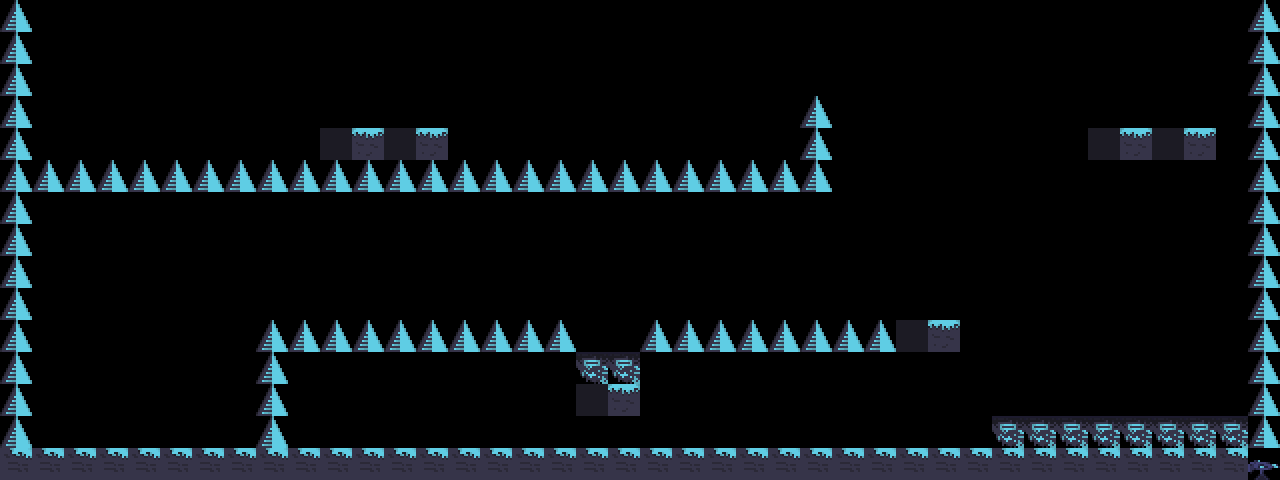

The image is a tile-based game level rendered from a .tmx file. Its description and complete source (layers, tilesets, objects, tile grids) follow:
An orthogonal 40x15 tile map with 32x32 px tiles, 2 tile layers (Platforms, DieBlocks) and 2 objects.

<map version="1.2" tiledversion="1.2.2" orientation="orthogonal" renderorder="left-up" width="40" height="15" tilewidth="32" tileheight="32" infinite="0" nextlayerid="7" nextobjectid="8">
 <tileset firstgid="1" name="tiles" tilewidth="32" tileheight="32" tilecount="12" columns="4">
  <image source="../images/tiles.png" width="128" height="96" />
 </tileset>
 <layer id="1" name="Platforms" width="40" height="15">
  <data encoding="csv">
7,0,0,0,0,0,0,0,0,0,0,0,0,0,0,0,0,0,0,0,0,0,0,0,0,0,0,0,0,0,0,0,0,0,0,0,0,0,0,7,
7,0,0,0,0,0,0,0,0,0,0,0,0,0,0,0,0,0,0,0,0,0,0,0,0,0,0,0,0,0,0,0,0,0,0,0,0,0,0,7,
7,0,0,0,0,0,0,0,0,0,0,0,0,0,0,0,0,0,0,0,0,0,0,0,0,0,0,0,0,0,0,0,0,0,0,0,0,0,0,7,
7,0,0,0,0,0,0,0,0,0,0,0,0,0,0,0,0,0,0,0,0,0,0,0,0,7,0,0,0,0,0,0,0,0,0,0,0,0,0,7,
7,0,0,0,0,0,0,0,0,0,3,4,3,4,0,0,0,0,0,0,0,0,0,0,0,7,0,0,0,0,0,0,0,0,3,4,3,4,0,7,
7,7,7,7,7,7,7,7,7,7,7,7,7,7,7,7,7,7,7,7,7,7,7,7,7,7,0,0,0,0,0,0,0,0,0,0,0,0,0,7,
7,0,0,0,0,0,0,0,0,0,0,0,0,0,0,0,0,0,0,0,0,0,0,0,0,0,0,0,0,0,0,0,0,0,0,0,0,0,0,7,
7,0,0,0,0,0,0,0,0,0,0,0,0,0,0,0,0,0,0,0,0,0,0,0,0,0,0,0,0,0,0,0,0,0,0,0,0,0,0,7,
7,0,0,0,0,0,0,0,0,0,0,0,0,0,0,0,0,0,0,0,0,0,0,0,0,0,0,0,0,0,0,0,0,0,0,0,0,0,0,7,
7,0,0,0,0,0,0,0,0,0,0,0,0,0,0,0,0,0,0,0,0,0,0,0,0,0,0,0,0,0,0,0,0,0,0,0,0,0,0,7,
7,0,0,0,0,0,0,0,7,7,7,7,7,7,7,7,7,7,0,0,7,7,7,7,7,7,7,7,3,4,0,0,0,0,0,0,0,0,0,7,
7,0,0,0,0,0,0,0,7,0,0,0,0,0,0,0,0,0,0,0,0,0,0,0,0,0,0,0,0,0,0,0,0,0,0,0,0,0,0,7,
7,0,0,0,0,0,0,0,7,0,0,0,0,0,0,0,0,0,3,4,0,0,0,0,0,0,0,0,0,0,0,0,0,0,0,0,0,0,0,7,
7,0,0,0,0,0,0,0,7,0,0,0,0,0,0,0,0,0,0,0,0,0,0,0,0,0,0,0,0,0,0,0,0,0,0,0,0,0,0,7,
6,6,6,6,6,6,6,6,6,6,6,6,6,6,6,6,6,6,6,6,6,6,6,6,6,6,6,6,6,6,6,6,6,6,6,6,6,6,6,8
</data>
 </layer>
 <layer id="6" name="DieBlocks" width="40" height="15">
  <data encoding="csv">
0,0,0,0,0,0,0,0,0,0,0,0,0,0,0,0,0,0,0,0,0,0,0,0,0,0,0,0,0,0,0,0,0,0,0,0,0,0,0,0,
0,0,0,0,0,0,0,0,0,0,0,0,0,0,0,0,0,0,0,0,0,0,0,0,0,0,0,0,0,0,0,0,0,0,0,0,0,0,0,0,
0,0,0,0,0,0,0,0,0,0,0,0,0,0,0,0,0,0,0,0,0,0,0,0,0,0,0,0,0,0,0,0,0,0,0,0,0,0,0,0,
0,0,0,0,0,0,0,0,0,0,0,0,0,0,0,0,0,0,0,0,0,0,0,0,0,0,0,0,0,0,0,0,0,0,0,0,0,0,0,0,
0,0,0,0,0,0,0,0,0,0,0,0,0,0,0,0,0,0,0,0,0,0,0,0,0,0,0,0,0,0,0,0,0,0,0,0,0,0,0,0,
0,0,0,0,0,0,0,0,0,0,0,0,0,0,0,0,0,0,0,0,0,0,0,0,0,0,0,0,0,0,0,0,0,0,0,0,0,0,0,0,
0,0,0,0,0,0,0,0,0,0,0,0,0,0,0,0,0,0,0,0,0,0,0,0,0,0,0,0,0,0,0,0,0,0,0,0,0,0,0,0,
0,0,0,0,0,0,0,0,0,0,0,0,0,0,0,0,0,0,0,0,0,0,0,0,0,0,0,0,0,0,0,0,0,0,0,0,0,0,0,0,
0,0,0,0,0,0,0,0,0,0,0,0,0,0,0,0,0,0,0,0,0,0,0,0,0,0,0,0,0,0,0,0,0,0,0,0,0,0,0,0,
0,0,0,0,0,0,0,0,0,0,0,0,0,0,0,0,0,0,0,0,0,0,0,0,0,0,0,0,0,0,0,0,0,0,0,0,0,0,0,0,
0,0,0,0,0,0,0,0,0,0,0,0,0,0,0,0,0,0,0,0,0,0,0,0,0,0,0,0,0,0,0,0,0,0,0,0,0,0,0,0,
0,0,0,0,0,0,0,0,0,0,0,0,0,0,0,0,0,0,11,11,0,0,0,0,0,0,0,0,0,0,0,0,0,0,0,0,0,0,0,0,
0,0,0,0,0,0,0,0,0,0,0,0,0,0,0,0,0,0,0,0,0,0,0,0,0,0,0,0,0,0,0,0,0,0,0,0,0,0,0,0,
0,0,0,0,0,0,0,0,0,0,0,0,0,0,0,0,0,0,0,0,0,0,0,0,0,0,0,0,0,0,0,11,11,11,11,11,11,11,11,0,
0,0,0,0,0,0,0,0,0,0,0,0,0,0,0,0,0,0,0,0,0,0,0,0,0,0,0,0,0,0,0,0,0,0,0,0,0,0,0,0
</data>
 </layer>
 <objectgroup id="2" name="Player">
  <object id="7" gid="10" x="32" y="410" width="32" height="32" />
 </objectgroup>
 <objectgroup id="4" name="Exit">
  <object id="6" gid="5" x="343" y="59" width="32" height="32" />
 </objectgroup>
</map>